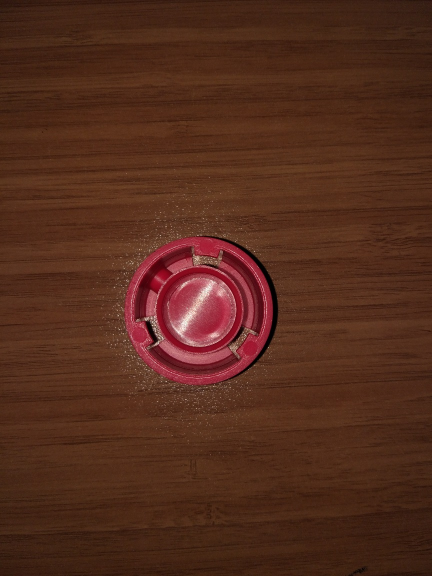
#> input picture gri2.jpg, 864 x 1152 px (shown at 1/2 size)
$ python orient_edge_edited.py   (Python 2 division)
#> lines starting #> are read from the running program, lines starting #| are printed output that depends on the picture; after the words box and inside, x2 and y2 are one past the last pixel; in counts of white or black regions, pixels touching at a corner belong together; long printed decimals are rounded
import cv2
import numpy as np

imgOriginal = cv2.imread('gri2.jpg', 1)
#> imgOriginal is the input picture: shape (1152, 864, 3); mean B, G, R 28.3, 44.2, 83.8
img = cv2.imread('gri2.jpg', 0)
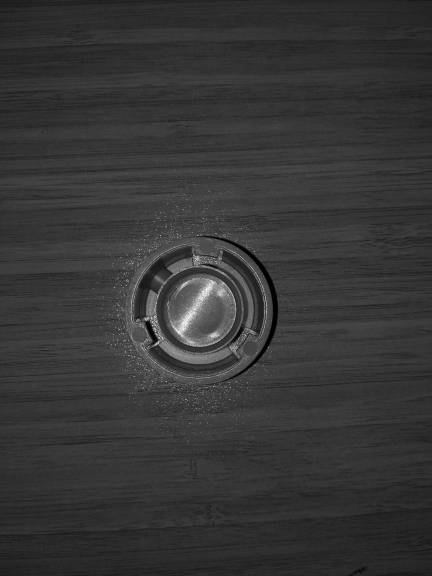
#> img: shape (1152, 864) (shown at 1/2 size); min 0, max 255, mean 54.2
img = cv2.medianBlur(img, 5)
cimg = cv2.cvtColor(img, cv2.COLOR_GRAY2BGR)
hsv = cv2.cvtColor(imgOriginal, cv2.COLOR_BGR2HSV)
#> hsv: shape (1152, 864, 3); mean H, S, V 20.5, 174.2, 83.8

print "detecting"
circles1 = cv2.HoughCircles(img, cv2.HOUGH_GRADIENT, 1.1, 200,50,110,50,80)  #90
#> circles1 = [[406.5, 618.8, 148.6]]
circles2 = cv2.HoughCircles(img, cv2.HOUGH_GRADIENT, 1.1, 200,50,90,70,100)  #150
#> circles2 = [[398.8, 619.9, 108]]
#Parameters 1 and 2 don't affect accuracy as such, more reliability.
# Param 1 will set the sensitivity; how strong the edges of the circles need to be. Too high and it won't detect anything, too low and it will find too much clutter.
# Param 2 will set how many edge points it needs to find to declare that it's found a circle. Again, too high will detect nothing, too low will declare anything to be a circle.
# The ideal value of param 2 will be related to the circumference of the circles.
c = 0

for i in circles1[0, :]:
    # draw the outer circle
    cv2.circle(imgOriginal, (i[0], i[1]), i[2], (0, 255, 0), 2)
    cx=i[0]
    cy=i[1]
    # draw the center of the circle
    cv2.circle(imgOriginal, (i[0], i[1]), 2, (0, 0, 255), 3)
#> this loop made 1 pass
#> (i, cx, cy) on pass 1: ([406.5, 618.8, 148.6], 406.5, 618.8)
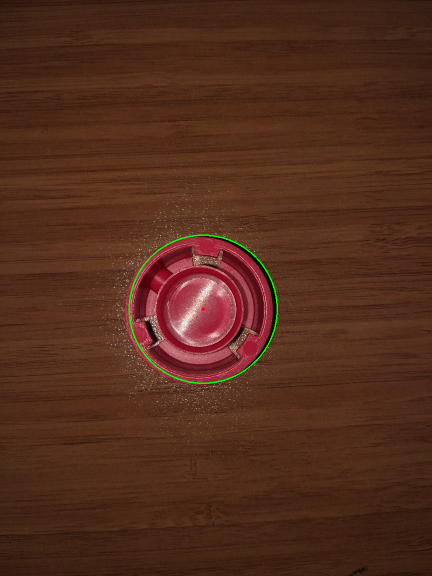
#> imgOriginal: shape (1152, 864, 3) (shown at 1/2 size); 0.28% of pixels changed, all inside (x1, y1, x2, y2) = (257, 469, 556, 768)
print circles1
#| [[[406.45 618.75 148.64]]]
cv2.imwrite("imgOrg.jpg",imgOriginal)

for i in circles2[0, :]:
    # draw the outer circle
    i[0]=cx
    i[1]=cy
    cv2.circle(imgOriginal, (i[0], i[1]), i[2], (0, 255, 0), 2)
    # draw the center of the circle
    cv2.circle(imgOriginal, (i[0], i[1]), 2, (0, 0, 255), 3)
#> this loop made 1 pass
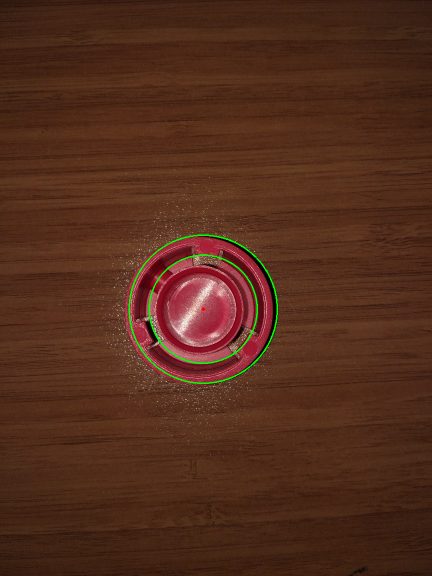
#> imgOriginal: shape (1152, 864, 3) (shown at 1/2 size); 0.2% of pixels changed, all inside (x1, y1, x2, y2) = (297, 509, 516, 728)

c=0
counter=0
t=0
yenicount=0
egim=[0,0,0,0,0,0,0]


edges = cv2.Canny(img,50,150,apertureSize = 3)
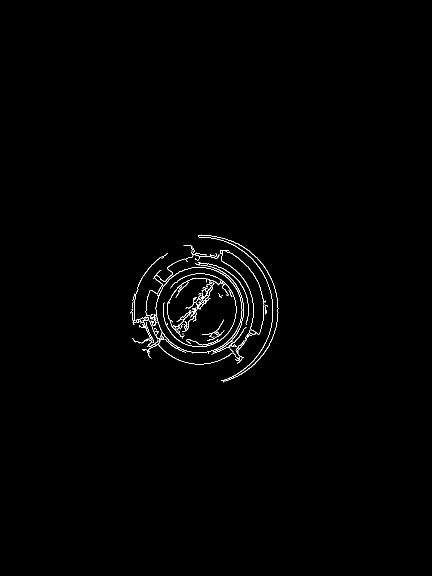
#> edges: shape (1152, 864) (shown at 1/2 size); 0.67% white in thin lines or dots, all inside (x1, y1, x2, y2) = (261, 469, 557, 765)

ctr=0

cv2.circle(hsv, (int(circles1[0][0][0]),int(circles1[0][0][1])), int(circles1[0][0][2]), [0,0,0], -1)  # fills inside of the little circle
#> hsv: shape (1152, 864, 3); mean H, S, V 9.8, 162.4, 73.8
renk_i=0
renk_j=0
lowh = 0
high = 157
lows = 0
higs = 160
lowv = 0
higv = 255
font = cv2.FONT_HERSHEY_SIMPLEX
#> font = 0

d = np.array([lowh, lows, lowv])
t = np.array([high, higs, higv])
filt = cv2.inRange(hsv, d, t)
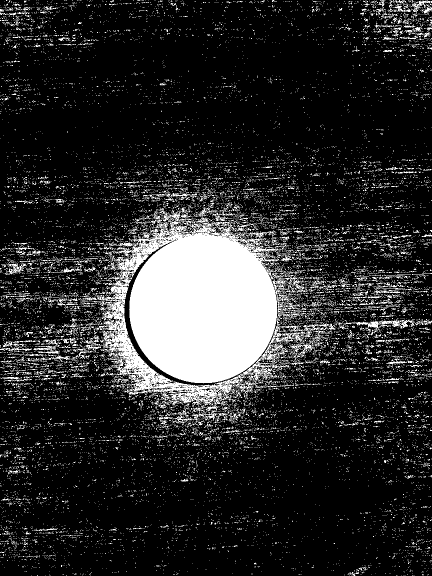
#> filt: shape (1152, 864) (shown at 1/2 size); 16.5% white; 15734 white regions (15240 under 20 px), largest, box (x1, y1, x2, y2) and area: (171, 414, 658, 850) 100086, (678, 638, 830, 670) 1067, (578, 685, 630, 714) 438
im1 = np.zeros(filt.shape, np.uint8)
cv2.circle(im1, (int(circles2[0][0][0]),int(circles2[0][0][1])), int(circles2[0][0][2]), [255,255,255], -1)
#> im1: shape (1152, 864); 3.7% white; 1 white region, box (x1, y1, x2, y2) and area: (298, 510, 515, 727) 36625
res = np.zeros(filt.shape, np.uint8)

cv2.bitwise_and(filt,im1,res)
rows,cols=res.shape
#> rows = 1152; cols = 864
print "resim boyutu",rows,cols
#| resim boyutu 1152 864
i=0
j=0
d=0
cv2.imwrite("imgOrg.jpg",imgOriginal)
#dikey arama, dikeyde ilk gelen pikseli secer
while (j < cols-10 )and(d==0):
    while (i < rows-10 ) and (d==0):
        if (res[i,j] > 5)and (res[i+5,j]>5)and (res[i+2,j+1]>5)and (res[i+1,j]>5):

            renk_i = i
            renk_j = j
            print "val"
            imgOriginal[i,j]=[255,255,0]


            j+=2
            i+=2
            d=1

        i += 2
    j += 2
    i = 0
#> imgOriginal: shape (1152, 864, 3); under 0.01% of pixels changed, all inside (x1, y1, x2, y2) = (300, 598, 301, 599)
#> after the loop, j = 304
counter=0
kernel = np.ones((5,5),np.uint8)
res = cv2.erode(res,kernel,iterations = 1)
#> res: shape (1152, 864); 3.5% white; 1 white region, box (x1, y1, x2, y2) and area: (301, 513, 512, 724) 34917
#cv2.rectangle(imgOriginal,(renk_j-10,renk_i-10),(renk_j+80,renk_i+80),(255, 0, 0), 1)
imgOriginal[renk_i-10,renk_j]=[255,255,0]
#> imgOriginal: shape (1152, 864, 3); mean B, G, R 28, 45.2, 83.2
imgOriginal[renk_i-10+1,renk_j]=[255,255,0]
#> imgOriginal: shape (1152, 864, 3); mean B, G, R 28, 45.2, 83.2
imgOriginal[renk_i-10,renk_j+1]=[255,255,0]
#> imgOriginal: shape (1152, 864, 3); mean B, G, R 28, 45.2, 83.2
imgOriginal[renk_i-10+1,renk_j+1]=[255,255,0]
#> imgOriginal: shape (1152, 864, 3); mean B, G, R 28, 45.2, 83.2
yeni=res[(renk_i-10):(renk_i+80),(renk_j-10):(renk_j+80)]
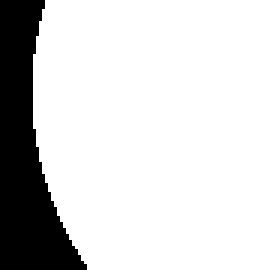
#> yeni: shape (90, 90) (shown 3 times larger); 83% white; 1 black region, box (x1, y1, x2, y2) and area: (0, 0, 29, 90) 1380
i=0
j=0

renk_i_yeni=0
renk_j_yeni=0
yrows,ycols=yeni.shape
#> yrows = 90; ycols = 90
while (i < yrows - 3):
    while (j < ycols - 3):
        if (yeni[i, j] > 5):
            renk_i_yeni = i + renk_i_yeni
            renk_j_yeni = j + renk_j_yeni
            counter += 1
        j += 1
    i += 1
    j = 0
#> after the loop, counter = 6275; i = 87; renk_i_yeni = 262347; renk_j_yeni = 315603
cv2.imwrite("res.jpg",res)

i = 0
j = 0

#counter=1                                                          # FOR DEBUG
buli = renk_i_yeni / counter
#> buli = 41
bulj = renk_j_yeni / counter
#> bulj = 50

buli=buli+renk_i-10
#> buli = 629
bulj=bulj+renk_j-10
#> bulj = 340

cv2.line(imgOriginal, (bulj,buli), (circles2[0][0][0],circles2[0][0][1]), (255, 255, 255))
#> imgOriginal: shape (1152, 864, 3); mean B, G, R 28, 45.2, 83.2
print "bul",buli,bulj
#| bul 629 340
egimust=float(circles2[0][0][1]-buli)
#> egimust = -10.25
egimalt = -float(circles2[0][0][0]-bulj)
#> egimalt = -66.45
print "egimust:",egimust
#| egimust: -10.25
print "egimalt:",egimalt
#| egimalt: -66.450

egim[yenicount]=(np.arctan(egimust / egimalt))*(180/np.pi)
egim[yenicount]=egim[yenicount]+180
print "egim=", egim[yenicount]
#| egim= 188.769

if egim[yenicount]>180:

    deg=210-egim[yenicount]
#> deg = 21.23
    print "alt", deg
#| alt 21.231
else:

    deg=90-egim[yenicount]

    print "ust",deg
M = cv2.getRotationMatrix2D((cols/2,rows/2),deg,1)
#> M = [[0.932, 0.362, -179.3], [-0.362, 0.932, 195.5]]
dst = cv2.warpAffine(imgOriginal,M,(cols,rows))
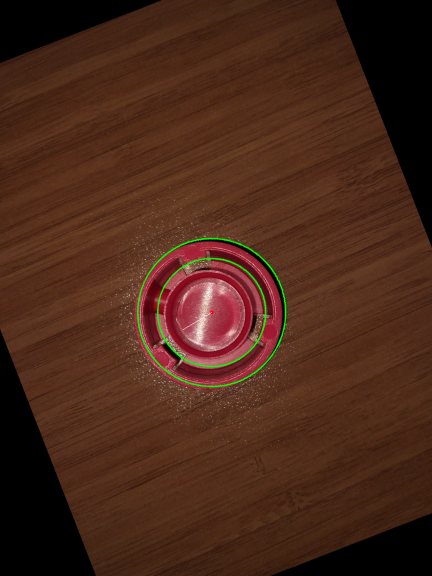
#> dst: shape (1152, 864, 3) (shown at 1/2 size); mean B, G, R 25.3, 40.4, 74.3


print renk_i
print renk_j

cv2.imshow('detected circles',imgOriginal)
cv2.imshow('map',res)
cv2.imshow('rotated circles',dst)
cv2.waitKey(0)
cv2.destroyAllWindows()
